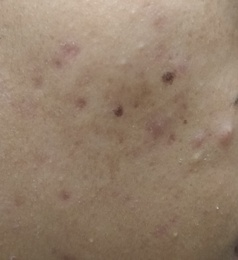
%> input picture wajah1.jpg, 238 x 260 px, shrunk from 500 x 546 before the run
$ octave panggilFungsi.m   (GNU Octave 9; MATLAB toolbox functions it lacks are replaced by stand-ins)
%> lines starting %> are read from the running program, lines starting %| are printed output that depends on the picture
### roberts.m
function [G] = roberts(F)
[m,n] = size(F);

F = double(F);
for y=1 : m-1
    for x=1 : n-1
        G(y,x) = sqrt((F(y,x)-F(y+1,x+1))^2+...
            (F(y+1,x)-F(y,x+1))^2);
    end
end
G = uint8(G);

### prewitt.m
function [G] = prewitt(F)

[m,n]=size(F);
F=double(F);
G=zeros(m,n);
for y=2 : m-1
    for x=2 : n-1
        G(y,x) = sqrt((F(y-1,x-1)+F(y,x-1)+F(y+1,x-1)-...
            F(y,x)-F(y,x+1)-F(y+1,x+1))^2+...
            (F(y+1,x-1)+F(y+1,x)+F(y+1,x+1)-...
            F(y-1,x-1)-F(y-1,x)-F(y-1,x+1))^2);
    end
end
G = uint8(G);

### sobel.m
function [G] = sobel(F)
[m,n] = size(F);
F = double(F);
G=zeros(m,n);
for y=2 : m-1
    for x=2 : n-1
        G(y,x)=sqrt(...
            (F(y-1,x+1)+2*F(y,x+1)+F(y+1,x+1)-...
            F(y-1,x-1)-F(y,x-1)-F(y+1,x-1))^2+...
            (F(y-1,x-1)+2*F(y-1,x)+F(y-1,x+1)-...
            F(y+1,x-1)-2*F(y+1,x)-F(y+1,x+1))^2);
    end
end
G=uint8(G);

### freichen.m
function [G] = freichen(F)
[m,n]=size(F);
akar2 = sqrt(2);
F=double(F);
G=zeros(m,n);
for y=2 : m-1
    for x=2 : n-1
        G(y,x) = sqrt(...
            (F(y-1,x+1)+akar2*F(y,x+1)+F(y+1,x+1)-...
            F(y-1,x-1)-F(y,x-1)-F(y+1,x-1))^2+...
            (F(y-1,x-1)+akar2*F(y-1,x)+F(y-1,x+1)-...
            F(y+1,x-1)-akar2*F(y+1,x)-F(y+1,x+1))^2);
    end
end
G=uint8(G);

### panggilFungsi.m
clear;
clc;
close all;
imgX1 = imread('wajah1.jpg');
%> imgX1 is the input picture: size 260x238x3 uint8; mean R, G, B 148.1, 126.7, 106.5
imgX2 = imread('wajah2.jpg');
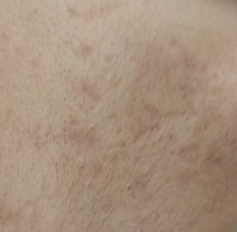
%> input picture wajah2.jpg, 237 x 232 px, shrunk from 497 x 487 before the run
%> imgX2 is the input picture: size 232x237x3 uint8; mean R, G, B 167.5, 144.8, 124.5
imgC1 = rgb2gray (imgX1);
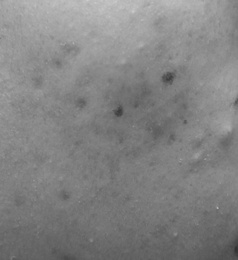
%> imgC1: size 260x238 uint8; min 51, max 205, mean 130.8
imgC2 = rgb2gray (imgX2);
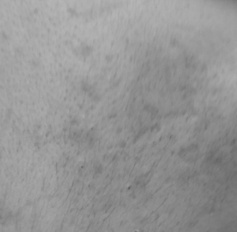
%> imgC2: size 232x237 uint8; min 97, max 182, mean 149.3

fungsi1 = roberts(imgC1);
fungsi2 = prewitt(imgC1);
fungsi3 = sobel(imgC1);
fungsi4 = freichen(imgC1);
%> after the loop in freichen, `for y=2 : m-1`:
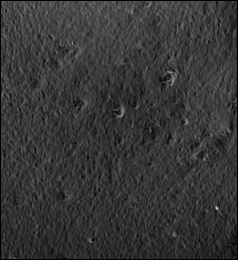
%> G: size 260x238 double; min 0, max 208.6, mean 54.8

fungsi5 = roberts(imgC2);
fungsi6 = prewitt(imgC2);
%> after the loop in prewitt (call 2), `for y=2 : m-1`:
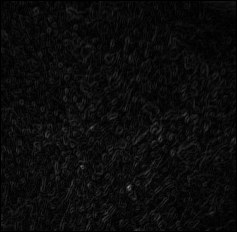
%> G: size 232x237 double; min 0, max 133, mean 11.7
fungsi7 = sobel(imgC2);
%> after the loop in sobel (call 2), `for y=2 : m-1`:
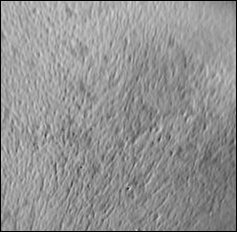
%> G: size 232x237 double; min 0, max 217.6, mean 146.7
fungsi8 = freichen(imgC2);
%> after the loop in freichen (call 2), `for y=2 : m-1`:
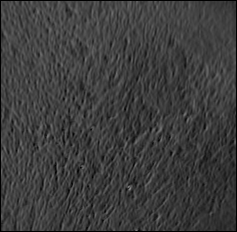
%> G: size 232x237 double; min 0, max 136.9, mean 61.3

figure, imshow(fungsi1);
figure, imshow(fungsi2);
figure, imshow(fungsi3);
figure, imshow(fungsi4);

figure, imshow(fungsi5);
figure, imshow(fungsi6);
figure, imshow(fungsi7);
figure, imshow(fungsi8);


imwrite (fungsi1, 'WAJAH1-roberts.jpg')
imwrite (fungsi2, 'WAJAH1-prewitt.jpg')
imwrite (fungsi3, 'WAJAH1-sobel.jpg')
imwrite (fungsi4, 'WAJAH1-freichen.jpg')


imwrite (fungsi5, 'WAJAH2-roberts.jpg')
imwrite (fungsi6, 'WAJAH2-prewitt.jpg')
imwrite (fungsi7, 'WAJAH2-sobel.jpg')
imwrite (fungsi8, 'WAJAH2-freichen.jpg')
